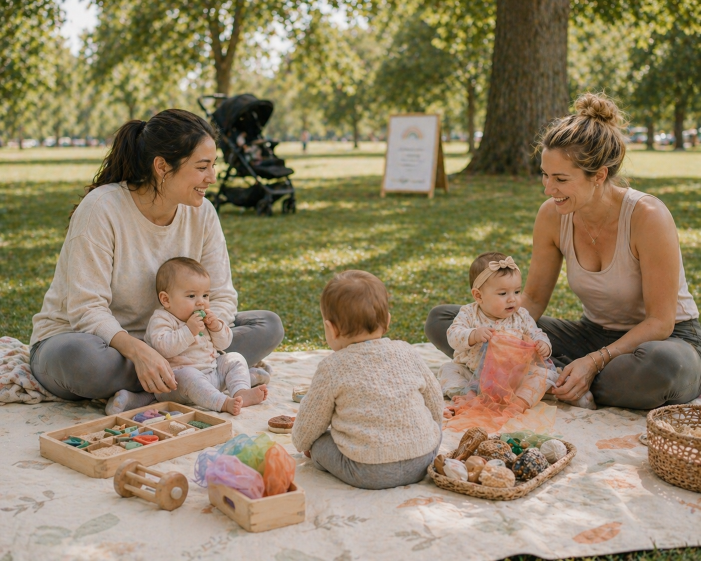
#> input picture apps/mobile/assets/photos/events.jpg, 1402 x 1122 px (shown at 1/2 size)
$ python -i generate-app-icon.py   (imports and definitions only)
#> lines starting #> are read from the running program, lines starting #| are printed output that depends on the picture
#!/usr/bin/env python3
"""
Generate The Village app icon — a grounded, abstract circle of people seated
around a small campfire. Hand-drawn pencil look on a cream field.

Output: apps/mobile/assets/icon.png (1024x1024, opaque)

v6 design — per user direction ("go towards the first one with the new
directions… the v1 had some abstract factors that were cool… like a
grounded abstract circle"):

- Plain cream field, soft pencil noise. No bezel / frame.
- The "ground" is a single wobbly rust ring — slightly flattened (ellipse,
  not a perfect circle) so the viewer feels elevated ~20°, not directly
  above. That's the grounded-circle read.
- Each seated person is an ABSTRACT mark, not a literal silhouette:
    • round head dot (dark brown)
    • a simple open "V" opening downward-outward = crossed legs on the floor
    • a short arc behind the head = shoulders/back
  The marks are pencil-wobbly, not polygons. This preserves v1's graphic
  quality and reads at any size without looking like blobs or balls.
- A small campfire sits at the center of the ring: soft warm glow + crossed
  dark logs + two low gold flame tongues. Not a sun. No radial rays.
- One figure (front-right) is rendered in rust instead of brown for a gentle
  focal accent — echoes v1's color rhythm.
"""

from __future__ import annotations

import math
import random
from pathlib import Path

from PIL import Image, ImageDraw, ImageFilter

# ---- design tokens ----
# Palette shifts v9: figures are one consistent warm dark umber (tanner than
# near-black FIGURE), background is a clay/sand tone (earthier than the
# cream CLAUDE.md token), ring is a muted terracotta. Fire keeps gold/rust
# so it stays warm against the earthier field.
CLAY        = (216, 184, 146)   # warm sand / clay background
FIGURE      = (82,  50,  30)    # warm dark umber — silhouettes
FIGURE_HI   = (128, 84,  54)    # lighter rim/highlight on figures (fire glow)
FIGURE_LO   = (54,  32,  18)    # darker accent (hair / hood suggestion)
SWADDLE     = (236, 214, 176)   # pale cream — baby wrap peeking over shoulder
MOON        = (240, 220, 180)   # soft cream crescent moon
RING_COLOR  = (158, 78,  46)    # muted terracotta
RING_ECHO   = (198, 118, 82)    # faint inner-ring echo
RUST        = (184, 92,  56)    # fire
RUST_DARK   = (154, 74,  43)
RUST_LIGHT  = (212, 116, 79)
GOLD        = (196, 163, 90)
SPARK       = (228, 200, 130)

SIZE  = 1024
CX    = SIZE // 2
CY    = 540          # slightly above center so the fire + ring feel grounded

# Ring geometry — flattened ellipse (ry / rx ~= 0.58) gives a low 3/4 view.
# Zoomed further in v11 so the scene pushes toward the canvas edges and
# reads at small icon sizes. The iOS rounded-rect mask will crop the
# outermost figures cleanly.
RING_RX = 380
RING_RY = 222

# [1 line not run here, left out]


# ---------- sketch primitives ----------

def jitter(pt, amp=2.4):
    return (pt[0] + random.uniform(-amp, amp), pt[1] + random.uniform(-amp, amp))


# [33 lines left out: functions sketch_line, sketch_arc, wobbly_dot, not called in this run]


# ---------- paper ----------

def paint_background(img):
    d = ImageDraw.Draw(img)
    d.rectangle([0, 0, SIZE, SIZE], fill=CLAY)
    # Fine grain — earthy, less busy than cream paper noise.
    noise = Image.new("RGBA", (SIZE, SIZE), (0, 0, 0, 0))
    nd = ImageDraw.Draw(noise)
    for _ in range(2400):
        x = random.randint(0, SIZE - 1)
        y = random.randint(0, SIZE - 1)
        a = random.randint(3, 10)
        nd.point((x, y), fill=(*FIGURE, a))
    noise = noise.filter(ImageFilter.GaussianBlur(radius=0.7))
    img.alpha_composite(noise)


# ---------- ground ring ----------

# [426 lines left out: functions draw_ground_ring, draw_campfire, draw_moon, draw_person, main, not called in this run]


# [2 lines not run here, left out]

>>> import cv2
>>> picture = cv2.imread('../apps/mobile/assets/photos/events.jpg', cv2.IMREAD_GRAYSCALE)
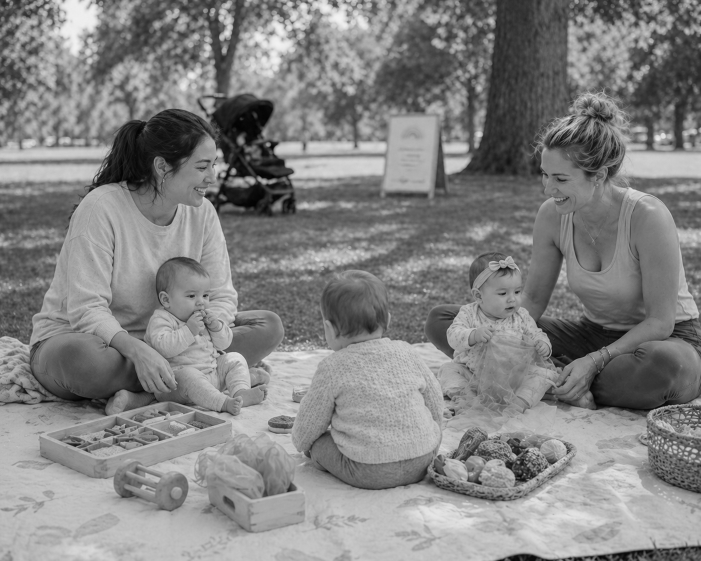
#> picture: shape (1122, 1402) (shown at 1/2 size); min 0, max 243, mean 130.9
#> (the run stopped early here; a loop or call above may not have finished)

$ run again, on apps/mobile/assets/photos/gear.jpg
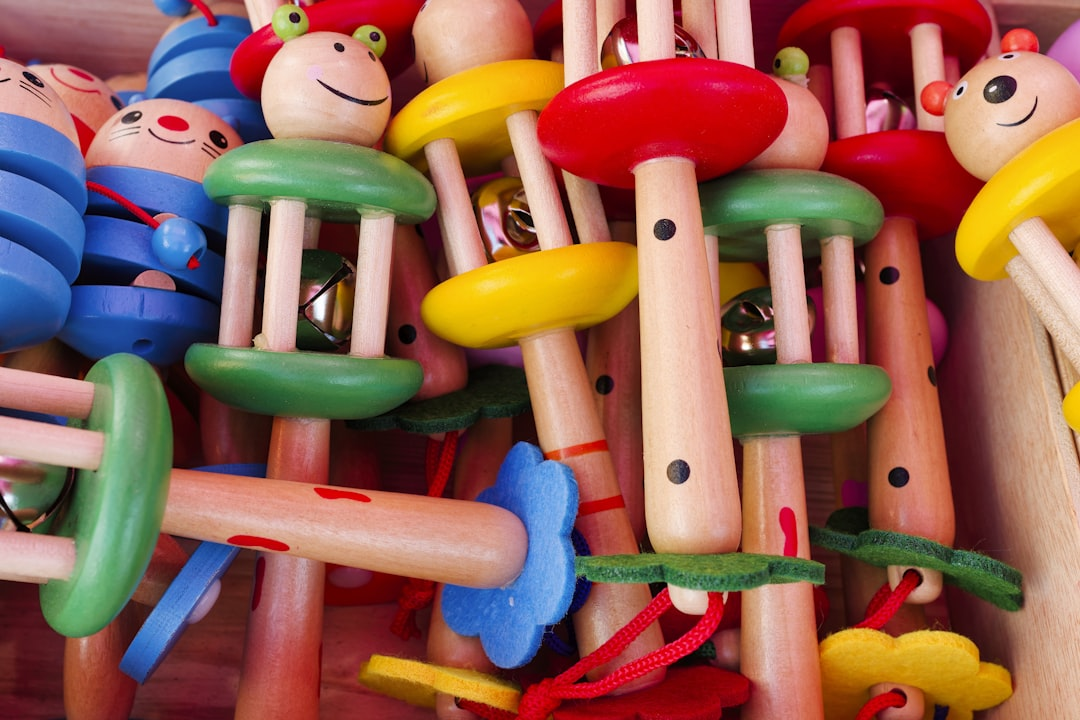
#> input picture apps/mobile/assets/photos/gear.jpg, 1080 x 720 px
#> `picture = cv2.imread('../apps/mobile/assets/photos/events.jpg', cv2.IM..`:
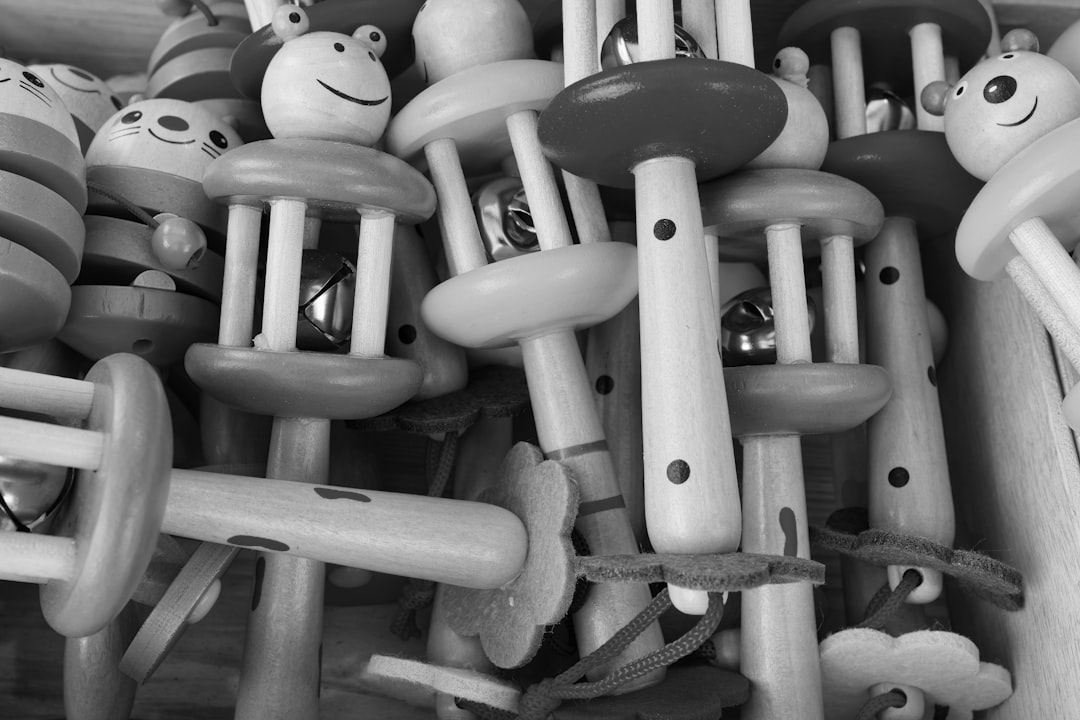
#> picture: shape (720, 1080); min 0, max 255, mean 110.6

$ run again, on apps/mobile/assets/photos/manual_hero.jpg
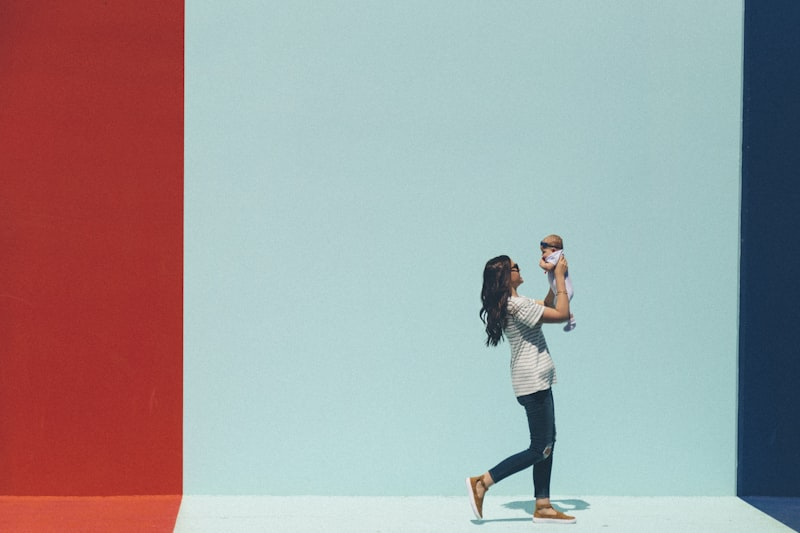
#> input picture apps/mobile/assets/photos/manual_hero.jpg, 800 x 533 px
#> `picture = cv2.imread('../apps/mobile/assets/photos/events.jpg', cv2.IM..`:
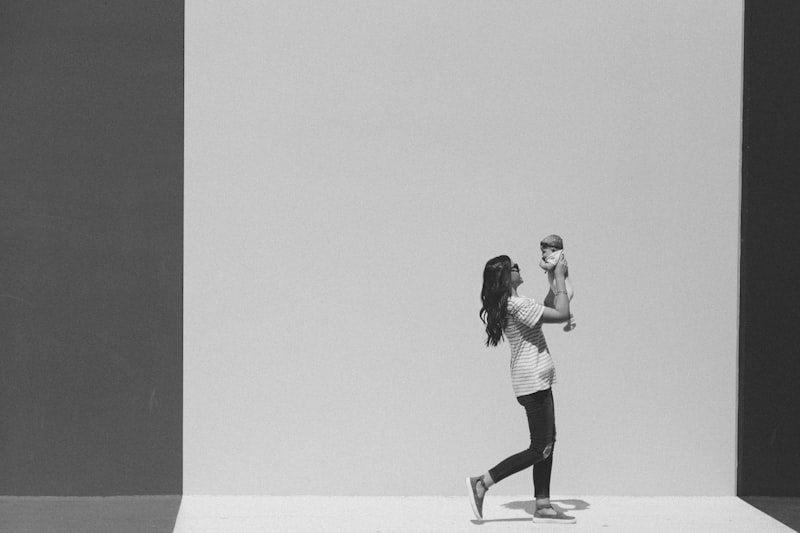
#> picture: shape (533, 800); min 2, max 238, mean 158.2

$ run again, on apps/mobile/assets/photos/milk.jpg
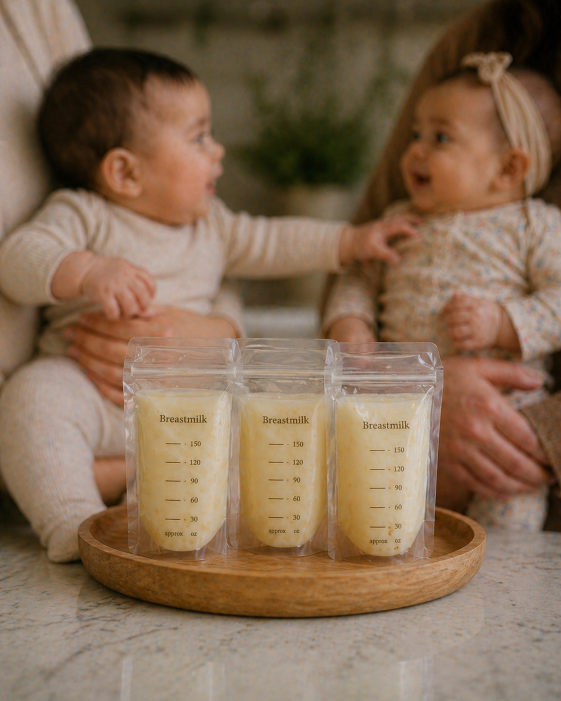
#> input picture apps/mobile/assets/photos/milk.jpg, 1122 x 1402 px (shown at 1/2 size)
#> `picture = cv2.imread('../apps/mobile/assets/photos/events.jpg', cv2.IM..`:
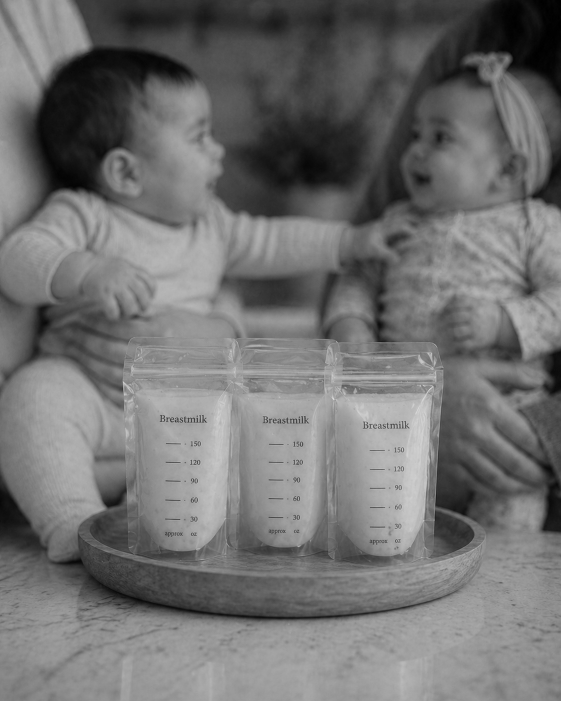
#> picture: shape (1402, 1122) (shown at 1/2 size); min 0, max 230, mean 112.7
